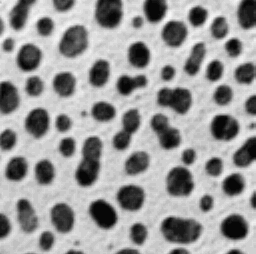
#> input picture images/blobs.tif, 256 x 254 px, found by its file name
$ jupyter execute --allow-errors multi_otsu_blobs.ipynb
#> lines starting #> are read from the running program, lines starting #| are printed output that depends on the picture; after the words box and inside, x2 and y2 are one past the last pixel; in counts of white or black regions, pixels touching at a corner belong together
[cell 1]
from skimage.io import imread
from skimage.filters import threshold_otsu
import matplotlib.pyplot as plt
import numpy as np

[cell 2]
im_name=r"D:\images\tnia-python-images\segmentation\ijsamples\blobs.tif"

[cell 3]
im=imread(im_name)
#> im is the input picture: shape (254, 256); min 8, max 248, mean 103.3
plt.imshow(im)

[cell 4]
threshold_0=threshold_otsu(im)
#> threshold_0 = 120
binary_0=im<=threshold_0
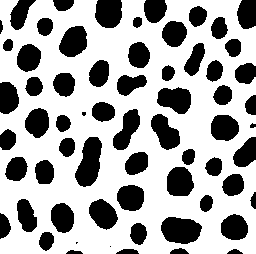
#> binary_0: shape (254, 256) bool; 65.8% white; 64 black regions (3 under 20 px), largest, box (x1, y1, x2, y2) and area: (75, 137, 102, 187) 902, (161, 217, 202, 244) 858, (157, 87, 191, 114) 676
binary_1=im>threshold_0

threshold_00=threshold_otsu(im[binary_0])
#> threshold_00 = 64
threshold_10=threshold_otsu(im[binary_1])
#> threshold_10 = 184

multi=np.zeros(im.shape)
multi[im<threshold_00]=0
multi[(threshold_00<im) & (im<threshold_0)]=1
multi[(threshold_0<im) & (im<threshold_10)]=2
multi[im>threshold_10]=3

#threshold_
#binary2=im[binary1]>threshold_otsu(im[binary1])
fig=plt.imshow(multi)
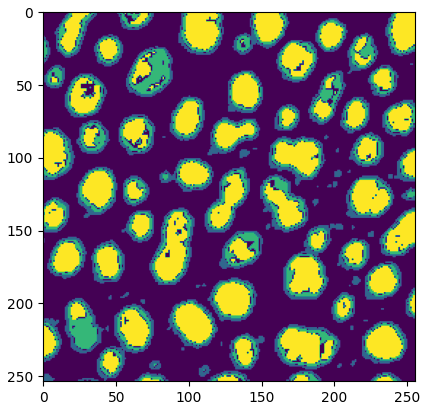
#> figure drawn by matplotlib, 1 panel
